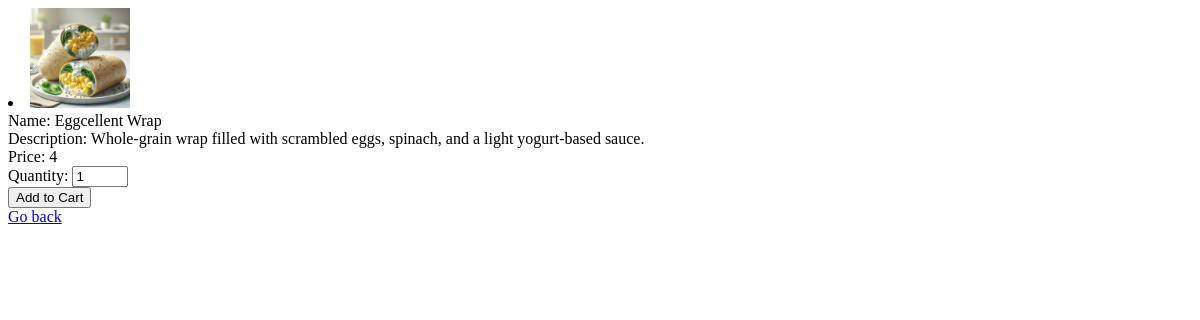
/product.php?product_id=2, run on an earlier commit of the app's database.
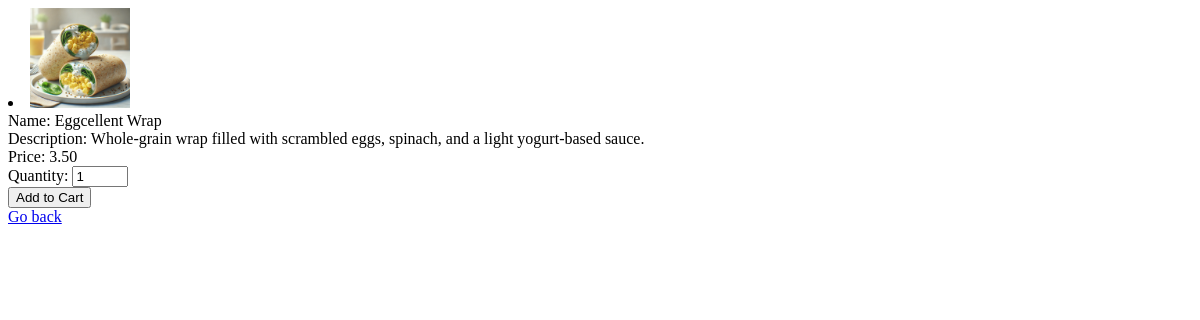
And on a later commit of the database.
### tables this page shows
CREATE TABLE `products` (
  `product_id` int NOT NULL,
  `category_id` int NOT NULL,
  `image_id` int NOT NULL,
  `name` varchar(50) NOT NULL,
  `description` text NOT NULL,
  `price` decimal(25,2) NOT NULL,
  `kcal` varchar(25) NOT NULL,
  `available` tinyint(1) NOT NULL
);

CREATE TABLE `images` (
  `image_id` int NOT NULL,
  `filename` varchar(255) NOT NULL,
  `description` text NOT NULL
);

### product.php (the view, shortened to what this page needs)
<?php
include_once 'connection.php';
?>
<!DOCTYPE html>
<html lang="en">
<head>
</head>
<body>
    <?php
    if (!empty($_GET['product_id'])) {
        $product_id = $_GET['product_id'];
        $sql = "SELECT * FROM products";
        $stmt = $pdo->query($sql);
        $products = $stmt->fetchAll();
        if ($products) {
            foreach ($products as $product) {
                if ($product['product_id'] == $product_id) { ?>
                    <li>
                        <?php
                        $sql2 = "SELECT * FROM images WHERE image_id = :image_id";
                        $stmt2 = $pdo->prepare($sql2);
                        $stmt2->bindParam(':image_id', $product['image_id'], PDO::PARAM_INT);
                        $stmt2->execute();
                        $image = $stmt2->fetch();
                        if ($image) {
                        ?>
                            <img src='assets/img/<?php echo htmlspecialchars($image['filename']) ?>'
                                alt='<?php echo htmlspecialchars($image['description']) ?>'
                                style='width:100px;height:auto;'> <br>
                        <?php } ?>
                        Name: <?php echo htmlspecialchars($product['name']) ?> <br>
                        Description: <?php echo htmlspecialchars($product['description']) ?> <br>
                        Price: <?php echo htmlspecialchars($product['price']) ?> <br>
                        <form action="index.php?category_id=<?php echo htmlspecialchars($product['category_id']) ?>" method="post">
                            <label for="quantity">Quantity:</label>
                            <input type="number" name="quantity" id="quantity" value="1" min="1" max="99"> <br>
                            <button type="submit" name="add_to_cart">Add to Cart</button>
                        </form>
                        <a href="index.php?category_id=<?php echo htmlspecialchars($product['category_id']) ?>">Go back</a>
                        <br>
                    </li>
    <?php
                }
            }
        }
    } else {
        echo 'product not found!';
    }
    ?>
</body>
</html>

What changed in the data, as far as the page shows it:
changed products "Eggcellent Wrap": price "4" → "3.50"
